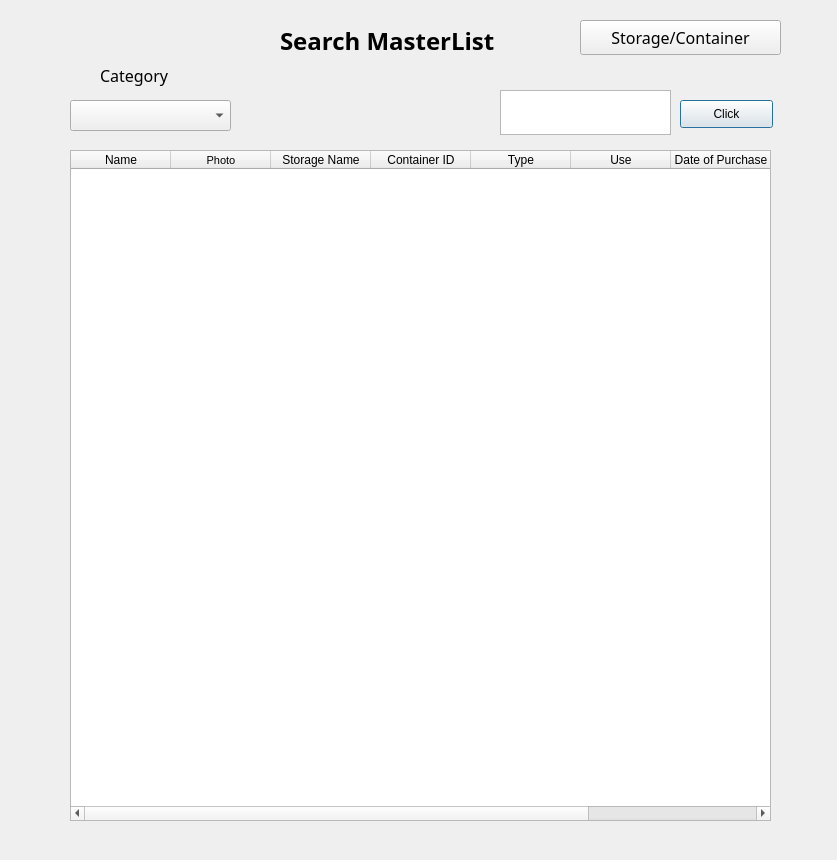
<?xml version="1.0" encoding="UTF-8"?>
<ui version="4.0">
 <class>SearchMasterListWindow</class>
 <widget class="QDialog" name="SearchMasterListWindow">
  <property name="geometry">
   <rect>
    <x>0</x>
    <y>0</y>
    <width>837</width>
    <height>860</height>
   </rect>
  </property>
  <property name="windowTitle">
   <string>SearchMasterListWindow</string>
  </property>
  <widget class="QTableWidget" name="tableWidget">
   <property name="geometry">
    <rect>
     <x>70</x>
     <y>150</y>
     <width>701</width>
     <height>671</height>
    </rect>
   </property>
   <column>
    <property name="text">
     <string>Name</string>
    </property>
   </column>
   <column>
    <property name="text">
     <string>Photo</string>
    </property>
    <property name="font">
     <font>
      <pointsize>8</pointsize>
     </font>
    </property>
   </column>
   <column>
    <property name="text">
     <string>Storage Name</string>
    </property>
   </column>
   <column>
    <property name="text">
     <string>Container ID</string>
    </property>
   </column>
   <column>
    <property name="text">
     <string>Type</string>
    </property>
   </column>
   <column>
    <property name="text">
     <string>Use</string>
    </property>
   </column>
   <column>
    <property name="text">
     <string>Date of Purchase</string>
    </property>
   </column>
   <column>
    <property name="text">
     <string>Total Number</string>
    </property>
   </column>
  </widget>
  <widget class="QLabel" name="label">
   <property name="geometry">
    <rect>
     <x>280</x>
     <y>10</y>
     <width>271</width>
     <height>61</height>
    </rect>
   </property>
   <property name="font">
    <font>
     <family>함초롬바탕</family>
     <pointsize>18</pointsize>
     <weight>75</weight>
     <bold>true</bold>
    </font>
   </property>
   <property name="text">
    <string>Search MasterList</string>
   </property>
  </widget>
  <widget class="QComboBox" name="comboBox">
   <property name="geometry">
    <rect>
     <x>70</x>
     <y>100</y>
     <width>161</width>
     <height>31</height>
    </rect>
   </property>
  </widget>
  <widget class="QLabel" name="label_2">
   <property name="geometry">
    <rect>
     <x>100</x>
     <y>60</y>
     <width>91</width>
     <height>31</height>
    </rect>
   </property>
   <property name="font">
    <font>
     <family>함초롬바탕</family>
     <pointsize>12</pointsize>
     <weight>50</weight>
     <bold>false</bold>
    </font>
   </property>
   <property name="text">
    <string>Category</string>
   </property>
  </widget>
  <widget class="QPlainTextEdit" name="plainTextEdit">
   <property name="geometry">
    <rect>
     <x>500</x>
     <y>90</y>
     <width>171</width>
     <height>45</height>
    </rect>
   </property>
   <property name="font">
    <font>
     <pointsize>14</pointsize>
    </font>
   </property>
  </widget>
  <widget class="QPushButton" name="pushButton">
   <property name="geometry">
    <rect>
     <x>680</x>
     <y>100</y>
     <width>93</width>
     <height>28</height>
    </rect>
   </property>
   <property name="text">
    <string>Click</string>
   </property>
  </widget>
  <widget class="QPushButton" name="pushButton_2">
   <property name="geometry">
    <rect>
     <x>580</x>
     <y>20</y>
     <width>201</width>
     <height>35</height>
    </rect>
   </property>
   <property name="font">
    <font>
     <family>함초롬바탕</family>
     <pointsize>12</pointsize>
    </font>
   </property>
   <property name="text">
    <string>Storage/Container</string>
   </property>
  </widget>
 </widget>
 <layoutdefault spacing="6" margin="11"/>
 <resources/>
 <connections>
  <connection>
   <sender>pushButton</sender>
   <signal>clicked()</signal>
   <receiver>SearchMasterListWindow</receiver>
   <slot>search()</slot>
   <hints>
    <hint type="sourcelabel">
     <x>736</x>
     <y>110</y>
    </hint>
    <hint type="destinationlabel">
     <x>542</x>
     <y>71</y>
    </hint>
   </hints>
  </connection>
  <connection>
   <sender>pushButton_2</sender>
   <signal>clicked()</signal>
   <receiver>SearchMasterListWindow</receiver>
   <slot>move()</slot>
   <hints>
    <hint type="sourcelabel">
     <x>770</x>
     <y>45</y>
    </hint>
    <hint type="destinationlabel">
     <x>812</x>
     <y>78</y>
    </hint>
   </hints>
  </connection>
 </connections>
 <slots>
  <slot>search()</slot>
  <slot>move()</slot>
 </slots>
</ui>
